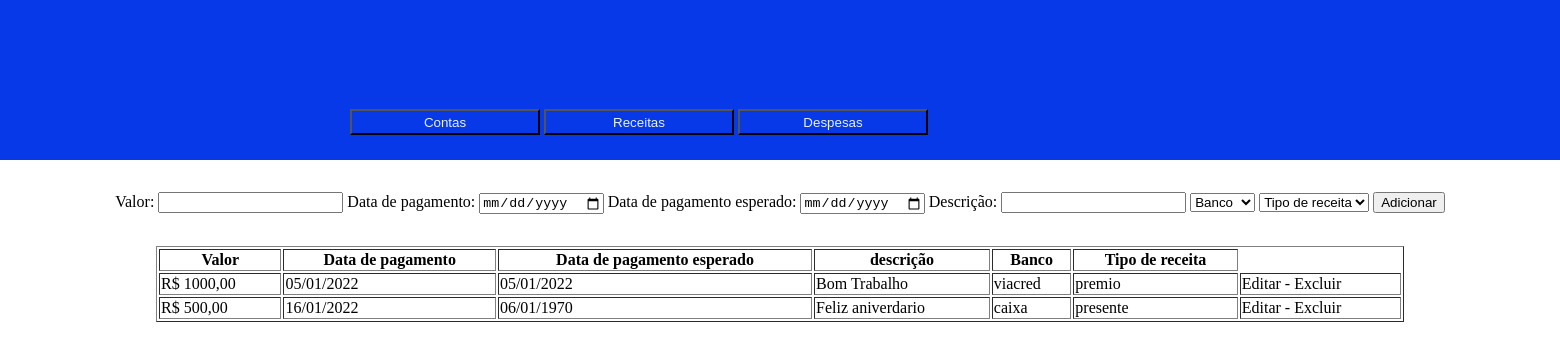
/componentes/receita.php, run on the app's committed database.
### tables this page shows
CREATE TABLE `receita` (
  `idreceita` int(11) NOT NULL,
  `valorReceita` float NOT NULL,
  `dataRecebimento` date NOT NULL,
  `dataEsperado` date NOT NULL,
  `descrição` varchar(2000) NOT NULL,
  `id_banco` int(11) NOT NULL,
  `tipoReceita` varchar(200) NOT NULL
);

CREATE TABLE `conta` (
  `idconta` int(11) NOT NULL,
  `saldo` float NOT NULL,
  `tipo` varchar(200) NOT NULL,
  `banco` varchar(50) NOT NULL
);

### componentes/receita.php (the view, shortened to what this page needs)
<?php
    require 'config.php';
    $receita = [];
    $sql = $pdo->query("SELECT receita.*, conta.banco AS conta FROM receita
        INNER JOIN conta ON conta.idconta = receita.id_banco");
    if($sql->rowCount() > 0){
        $receita = $sql->fetchALL(PDO::FETCH_ASSOC);
    }
?>
<!DOCTYPE html>
<html lang="en">
<head>
</head>
<body>
    <header>
        <a href="../componentes/contas.php"><button>Contas</button></a>
        <a href="../componentes/receita.php"><button>Receitas</button></a>
        <a href="../componentes/despesas.php"><button>Despesas</button></a>
    </header>
    <form method="POST" action="./acoes/adicionarReceita.php">
        <label>
            Valor: <input type="text" name="valorReceita"/>
        </label>
        <label>
            Data de pagamento: <input type="date" name="dataRecebida"/>
        </label>
        <label>
            Data de pagamento esperado: <input type="date" name="dataREsperada"/>
        </label>
        <label>
            Descrição: <input type="text" name="descricao"/>
        </label>
        <label>
        <select name="bancoReceita">
                <option>Banco</option>
            </select>
        </label>
        <label>
            <select name="receita">
                <option>Tipo de receita</option>
            </select>
        </label>
        <input type="submit" value="Adicionar" />
    </form>
    <table border="1" width="80%">
        <tr>
            <th>Valor</th>
            <th>Data de pagamento</th>
            <th>Data de pagamento esperado</th>
            <th>descrição</th>
            <th>Banco</th>
            <th>Tipo de receita</th>
        </tr>
        <?php foreach($receita as $dados):
            $dataTimeP1 = strtotime($dados['dataRecebimento']);
            $auterarP1 = date("d/m/Y", $dataTimeP1);
            $dataTimeP2 = strtotime($dados['dataEsperado']);
            $auterarP2 = date("d/m/Y", $dataTimeP2);
        ?>
            <tr>
                <td> R$ <?=$dados['valorReceita']; ?>,00 </td>
                <td><?=$auterarP1; ?></td>
                <td><?=$auterarP2; ?></td>
                <td><?=$dados['descrição']; ?></td>
                <td><?=$dados['conta']; ?></td>
                <td><?=$dados['tipoReceita']; ?></td>
                <td>
                    <a href="./editarReceita/dadosReceita.php?idReceita=<?=$dados['idreceita'];?>">  Editar -  </a>
                    <a href="./excluir/excluirReceita.php?idreceita=<?=$dados['idreceita'];?>" onclick="return confirm('Tem Certeza que deseja excluir.')">  Excluir  </a>
                </td>
            </tr>
        <?php endforeach; ?>
    </table>
</body>
</html>

### componentes/receita.php (style rules this page uses)
body { margin: 0; padding: 0; display: flex; flex-direction: column; justify-content: center; align-items: center; }
header { height: 20vh; width: 100vw; background-color: #0739E8; padding-left: 700px; }
form { margin: 4vh 0; }
button { margin-top: 7%; height: 26px; width: 190px; margin-left: 0; background-color: #0739E8; color: #E9F4F2; }
a { text-decoration: none; color: black; }

### data on the page
receita: valorReceita "1000", dataRecebimento "05/01/2022", dataEsperado "05/01/2022", descrição "Bom Trabalho", id_banco.banco "viacred", tipoReceita "premio"
receita: valorReceita "500", dataRecebimento "16/01/2022", dataEsperado "06/01/1970", descrição "Feliz aniverdario", id_banco.banco "caixa", tipoReceita "presente"
